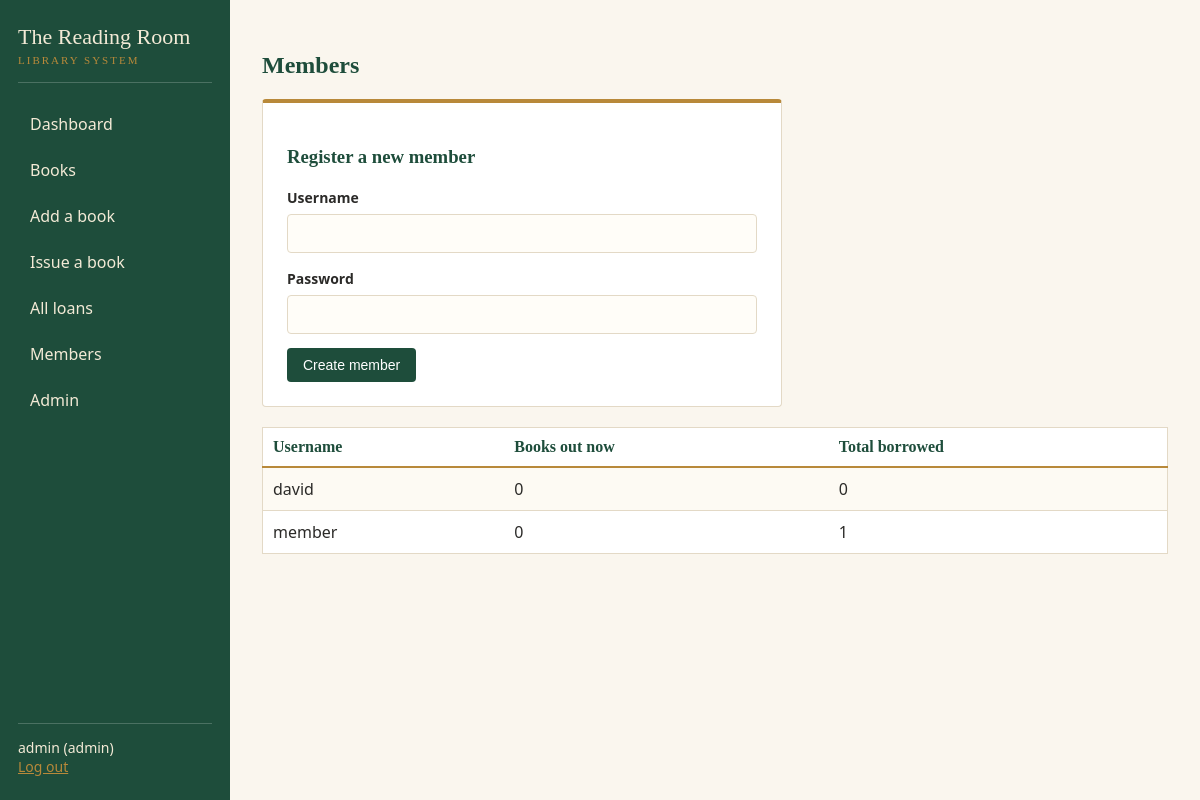
Screenshot of /members (signed in) with the database file from the repository.
### app.py (models this page shows, shortened)
class User(db.Model):
    id = db.Column(db.Integer, primary_key=True)
    username = db.Column(db.String(50), unique=True, nullable=False)
    password_hash = db.Column(db.String(255), nullable=False)
    role = db.Column(db.String(20), nullable=False, default="member")  # "admin" or "member"

### app.py (the view, shortened to what this page needs)
@app.route("/members", methods=["GET", "POST"])
@login_required
@admin_required
def manage_members():
    all_members = User.query.filter_by(role="member").order_by(User.username).all()
    return render_template("members.html", members=all_members)

### app.py (called while the page is built)
def login_required(view):
    @wraps(view)
    def wrapped(*args, **kwargs):
        if "user_id" not in session:
            flash("Please log in first.")
            return redirect(url_for("login"))
        return view(*args, **kwargs)
    return wrapped

def admin_required(view):
    @wraps(view)
    def wrapped(*args, **kwargs):
        if session.get("role") != "admin":
            flash("Admins only. You do not have access to that page.")
            return redirect(url_for("dashboard"))
        return view(*args, **kwargs)
    return wrapped

### templates/members.html (shortened to what this page needs)
{% extends "base.html" %}
{% block content %}
<h2>Members</h2>
<div class="card" style="max-width: 520px;">
    <h3>Register a new member</h3>
    <form method="POST">
        <label>Username</label>
        <input type="text" name="username" required>
        <label>Password</label>
        <input type="password" name="password" required>
        <button type="submit">Create member</button>
    </form>
</div>
<table>
    <tr>
        <th>Username</th>
        <th>Books out now</th>
        <th>Total borrowed</th>
    </tr>
    {% for m in members %}
    <tr>
        <td>{{ m.username }}</td>
        <td>{{ m.loans | selectattr('returned_on', 'none') | list | length }}</td>
        <td>{{ m.loans | length }}</td>
    </tr>
    {% else %}
    <tr><td colspan="3">No members yet.</td></tr>
    {% endfor %}
</table>
{% endblock %}

### static/style.css (style rules this page uses)
:root { --paper: #faf6ee; --ink: #2b2a28; --green: #1e4d3b; --green-dark: #153829; --gold: #b8893a; --line: #e3d9c6; --red: #8c2f39; }
* { box-sizing: border-box; }
body { margin: 0; background: var(--paper); color: var(--ink); font-family: "Segoe UI", Arial, sans-serif; }
h1, h2, h3 { font-family: Georgia, "Times New Roman", serif; color: var(--green); }
.card { background: #fff; border: 1px solid var(--line); border-top: 4px solid var(--gold); border-radius: 4px; padding: 24px; margin-bottom: 20px; }
label { font-weight: 600; font-size: 14px; }
input { width: 100%; padding: 10px; margin: 6px 0 14px; border: 1px solid var(--line); border-radius: 4px; background: #fffdf8; font-size: 15px; }
.btn, button { background: var(--green); color: #fff; border: none; padding: 9px 16px; border-radius: 4px; cursor: pointer; text-decoration: none; font-size: 14px; display: inline-block; }
table { width: 100%; border-collapse: collapse; background: #fff; border: 1px solid var(--line); }
th { text-align: left; font-family: Georgia, serif; color: var(--green); border-bottom: 2px solid var(--gold); padding: 10px; }
td { padding: 10px; border-bottom: 1px solid var(--line); }
tr:nth-child(even) td { background: #fdfaf3; }

### rows the page displays
User: username "david", loans|selectattr "0", loans|length "0"
User: username "member", loans|selectattr "0", loans|length "1"

### other values shown
{{ session.username }} "admin"
{{ session.role }} "admin"
